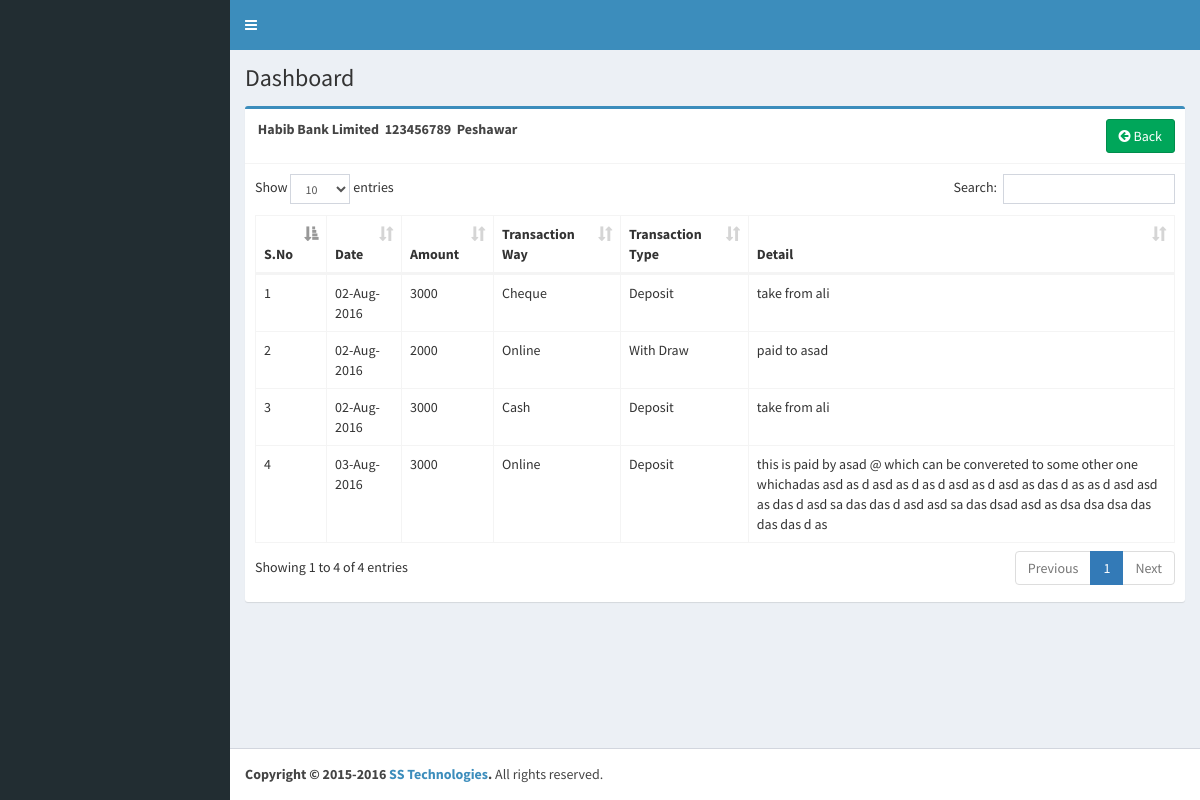
Page /bank/bankdetail/1 on the committed database.
### tables this page shows
CREATE TABLE `bank` (
  `b_id` int(11) NOT NULL,
  `b_name` varchar(150) NOT NULL,
  `b_account_no` varchar(25) NOT NULL,
  `b_branch` varchar(300) NOT NULL,
  `b_account_title` varchar(300) NOT NULL,
  `b_date` varchar(25) NOT NULL,
  `b_month` varchar(20) NOT NULL,
  `b_year` varchar(10) NOT NULL,
  `b_status` varchar(1) NOT NULL DEFAULT '1'
);

CREATE TABLE `bank_transection` (
  `t_id` bigint(20) NOT NULL,
  `fkbank_id` int(50) NOT NULL,
  `t_amount` varchar(300) NOT NULL,
  `t_chknum` varchar(25) DEFAULT NULL,
  `t_way` varchar(25) NOT NULL,
  `t_type` tinyint(1) NOT NULL,
  `t_detail` varchar(300) DEFAULT NULL,
  `t_date` varchar(25) NOT NULL,
  `t_time` varchar(20) NOT NULL,
  `t_month` varchar(10) NOT NULL,
  `t_year` varchar(10) NOT NULL
);

### application/controllers/Bank.php (called while the page is built, shortened)
<?php
class  Bank extends CI_Controller
{
    function __construct()
    {
        $this->load->model("bank_m");
    }
    function bankdetail($b_id)
    {
        $this->load->view('include/header');
        $this->load->view('include/sidebar');
        $data['bankdetail'] = $this->bank_m->bankdetail($b_id);
        $this->load->view("bank/bankdetail",$data);
        $this->load->view("include/footer");
    }
}

### index.php (called while the page is built, shortened)
<?php
require_once BASEPATH.'core/CodeIgniter.php';

### application/models/Bank_m.php (called while the page is built, shortened)
<?php
class Bank_m extends CI_Model
{
    function bankdetail($b_id)
    {
        $this->db->where("fkbank_id", $b_id);
        $this->db->join("bank", "bank.b_id=bank_transection.fkbank_id");
        $query = $this->db->get("bank_transection");
        return $query->result();
    }
}

### application/views/bank/bankdetail.php (the view, shortened to what this page needs)
<div class="content-wrapper">
    <section class="content-header">
        <h1>
            Dashboard
        </h1>
    </section>
    <section class="content">
        <div class="row">
            <div class="col-md-12">
                <div class="box box-primary">
                    <div class="box-header with-border">
                        <?php if($bankdetail!=0){
                            echo "<b class='text-capitalize'>".$bankdetail[0]->b_name."</b>";
                            echo "&nbsp;&nbsp;<b class='text-capitalize'>".$bankdetail[0]->b_account_no."</b>";
                            echo "&nbsp;&nbsp;<b class='text-capitalize'>".$bankdetail[0]->b_branch."</b>";
                        }?>
                        <div class="btn-group pull-right">
                            <a class="btn btn-success" href="<?=site_url()?>bank/index"><i
                                    class="fa fa-arrow-circle-left" aria-hidden="true"></i>&nbsp;Back</a>
                        </div>
                    </div>
                    <div class="box-body">
                        <table id="example1" class="table table-bordered">
                            <thead>
                                <tr>
                                    <th>S.No</th>
                                    <th>Date</th>
                                    <th>Amount</th>
                                    <th>Transaction Way</th>
                                    <th>Transaction Type</th>
                                    <th>Detail</th>
                                </tr>
                            </thead>
                            <tbody>
                               <?php if($bankdetail!=0){
                                   $sno = 1;
                                   foreach ($bankdetail as $row){?>
                                <tr>
                                    <td><?=$sno;?></td>
                                    <td><?=$row->t_date;?></td>
                                    <td><?=$row->t_amount;?></td>
                                    <td class="text-capitalize"><?=$row->t_way;?></td>
                                    <td><?php
                                        if($row->t_type==1){
                                         echo "Deposit";
                                        }else{
                                            echo "With Draw";
                                        }?></td>
                                    <td><?=$row->t_detail;?></td>
                                </tr>
                               <?php $sno++; }
                               } ?>
                            </tbody>
                        </table>
                    </div>
                </div>
            </div>
        </div>
    </section>
 </div>

### rows in the picture
bank: b_name "Habib Bank Limited", b_account_no "123456789", b_branch "Peshawar"
bank_transection: t_date "02-Aug-2016", t_amount "3000", t_way "Cheque", t_type "Deposit", t_detail "take from ali"
bank_transection: t_date "02-Aug-2016", t_amount "2000", t_way "Online", t_type "With Draw", t_detail "paid to asad"
bank_transection: t_date "02-Aug-2016", t_amount "3000", t_way "Cash", t_type "Deposit", t_detail "take from ali"
bank_transection: t_date "03-Aug-2016", t_amount "3000", t_way "Online", t_type "Deposit", t_detail "this is paid by asad @ which can be convereted to some other one whichadas asd as d asd as d as d asd as d asd as das d as as d asd asd as das d asd sa das das d asd asd sa das dsad asd as dsa dsa dsa das das das d as"
